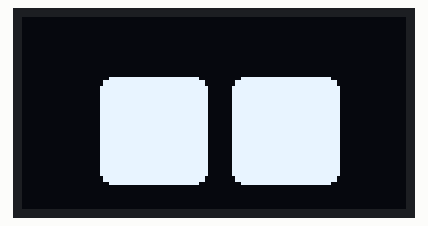
The sketch below on a simulated Arduino Uno, built with avr-gcc and run on an emulated ATmega328P. Shown: 128×64 one-colour display.

Above: at 0.5 s.
At 2.9 s:
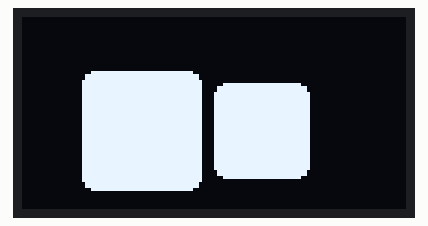
At 5.03 s:
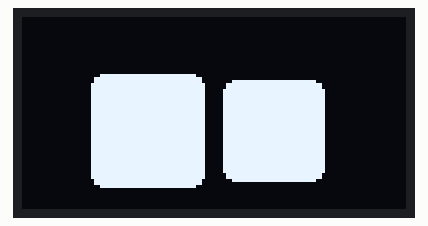
At 5.5 s:
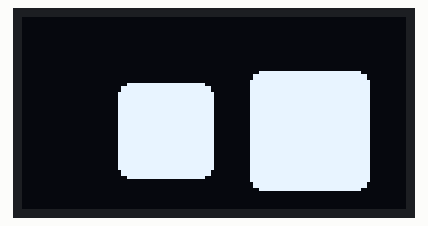
At 6.64 s:
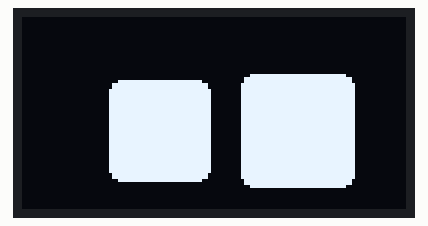
At 8.32 s:
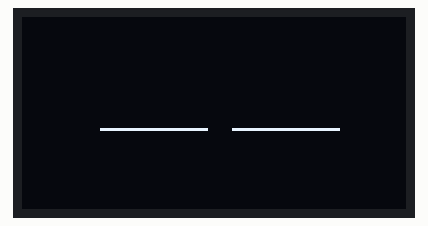

The sketch:

COZMO_LOOKING_AROUND.ino
```cpp
#include <Wire.h>
#include <Adafruit_GFX.h>
#include <Adafruit_SSD1306.h>

#define SCREEN_WIDTH 128
#define SCREEN_HEIGHT 64

Adafruit_SSD1306 display(SCREEN_WIDTH, SCREEN_HEIGHT, &Wire, -1);

int eyeX1 = 26, eyeX2 = 70, eyeY = 20;  // Position of both eyes
int eyeSize = 36;  // Size of eyes
int sizeVariation = 4;  // Reduced size variation for subtle effect
int positionVariation = 6; // Movement offset for more realism

void drawEyees(int height) {
    display.clearDisplay();

    // Draw left eye
    display.fillRoundRect(eyeX1, eyeY + (eyeSize - height) / 2, eyeSize, height, 4, SSD1306_WHITE);
    // Draw right eye
    display.fillRoundRect(eyeX2, eyeY + (eyeSize - height) / 2, eyeSize, height, 4, SSD1306_WHITE);

    display.display();
}

void drawEyes(int leftSize, int rightSize, int xOffset) {
    display.clearDisplay();

    // Draw left eye
    display.fillRoundRect(eyeX1 - xOffset, eyeY + (eyeSize - leftSize) / 2, leftSize, leftSize, 4, SSD1306_WHITE);
    // Draw right eye
    display.fillRoundRect(eyeX2 - xOffset, eyeY + (eyeSize - rightSize) / 2, rightSize, rightSize, 4, SSD1306_WHITE);

    display.display();
}
void blinkAnimation() {
    // Slowly close the eyes
    for (int h = eyeSize; h >= 1; h -= 7) {
        drawEyees(h);

    }
    delay(100);  // Eyes closed briefly

    // Slowly open the eyes
    for (int h = 1; h <= eyeSize; h += 7) {
        drawEyees(h);

    }
}

void lookAroundAnimation() {
    // Look left
    for (int i = 0; i <= 10; i++) {
        int leftEyeSize = eyeSize + (i * sizeVariation) / 10;
        int rightEyeSize = eyeSize - (i * sizeVariation) / 10;
        int offset = (i * positionVariation) / 10; // Adjust offset for consistent gap and position shift
        drawEyes(leftEyeSize, rightEyeSize, offset);
        delay(1);
    }
    delay(2000);

    // Look right
    for (int i = 10; i >= -10; i--) {
        int leftEyeSize = eyeSize + (i * sizeVariation) / 10;
        int rightEyeSize = eyeSize - (i * sizeVariation) / 10;
        int offset = (i * positionVariation) / 10; // Adjust offset for consistent gap and position shift
        drawEyes(leftEyeSize, rightEyeSize, offset);
        delay(1);
    }
    delay(1000);

    // Return to center
    for (int i = -10; i <= 0; i++) {
        int leftEyeSize = eyeSize + (i * sizeVariation) / 10;
        int rightEyeSize = eyeSize - (i * sizeVariation) / 10;
        int offset = (i * positionVariation) / 10; // Adjust offset for consistent gap and position shift
        drawEyes(leftEyeSize, rightEyeSize, offset);
        delay(1);
    }
    delay(500);
}

void setup() {
    Serial.begin(115200);
    if (!display.begin(SSD1306_SWITCHCAPVCC, 0x3C)) {
        Serial.println(F("SSD1306 allocation failed"));
        for (;;);
    }
    display.clearDisplay();
    drawEyes(eyeSize, eyeSize, 0);  // Show normal eyes
}

void loop() {
    blinkAnimation();
    delay(1500);
    blinkAnimation();
    delay(100);
    lookAroundAnimation();
    delay(800);
    // Wait 2-5 seconds before blinking

}
```

Measured:
- by itself, everything shown: repeats every 8.0 s, in 16 steps
- what the display in image 0 shows lasts 1.5 s, from 0.5 s to 2.0 s
- what the display in image 1 shows lasts 2.1 s, from 2.8 s to 4.9 s
- what the display in image 3 shows lasts 1.1 s, from 5.4 s to 6.5 s
